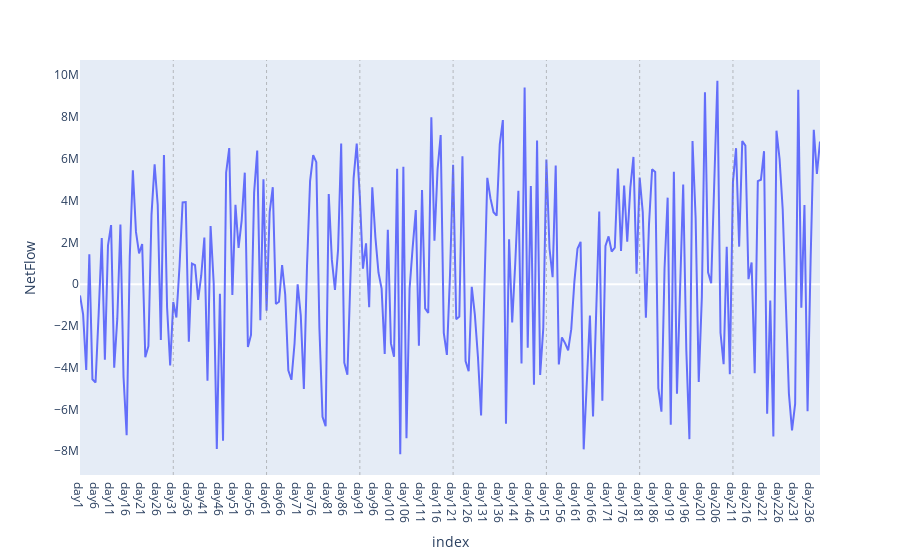
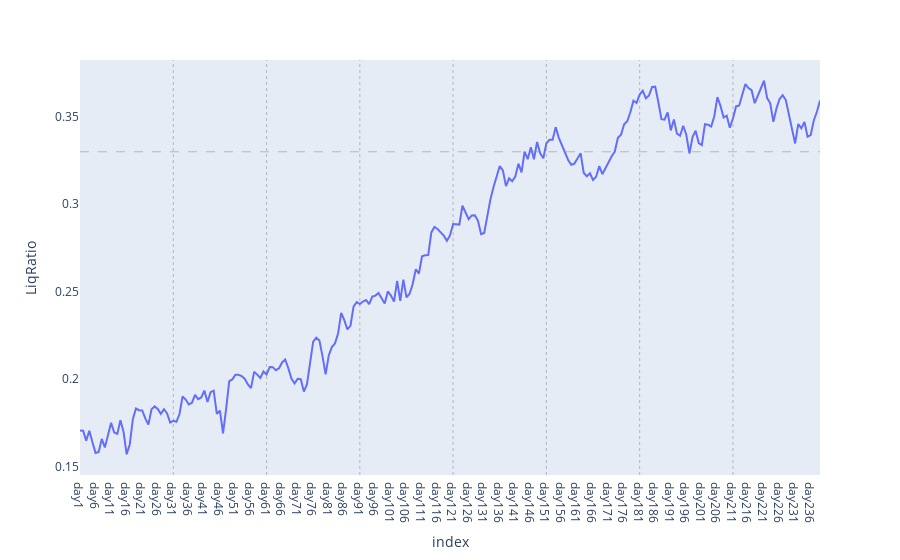
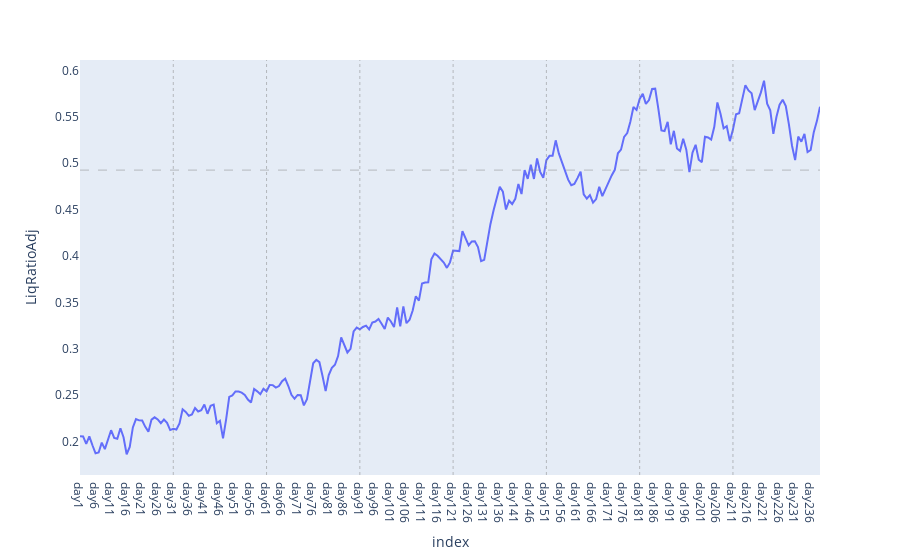

Notebook code for these charts, in order:
### Code cell
# Plot batch1
for col in df.columns:
    if col in ('NetFlow', 'LiqRatio', 'LiqRatioAdj', 'ControlLiqRatio'): #, 'LiqFloatingMCRatio', 'FloatingMCTreasuryPremium'):
        fig = df.plot(x=df.index, y=df[col])
        fig.layout.update(xaxis=dict(showgrid=False), yaxis=dict(showgrid=False))
        for i in range (params.short_cycle, params.horizon, params.short_cycle):
            fig.add_vline(x=i, line_width=0.5, line_dash="dot", line_color="grey")
        if col == 'LiqRatio':
            fig.add_hline(y=params.max_liq_ratio, line_width=0.5, line_dash="dash", line_color="grey")
        if col == 'LiqRatioAdj':
            fig.add_hline(y=params.max_liq_ratio/(1-params.max_liq_ratio), line_width=0.5, line_dash="dash", line_color="grey")
        if col == 'FloatingMCTreasuryPremium':
            fig.add_hline(y=params.min_premium_target, line_width=1, line_dash="dash", line_color="grey")
        fig.show()

### Figure 1 — Plotly figure (JSON) as saved in the notebook; plotly's stock layout.template omitted (floating-point values rounded to 4 significant figures; data arrays with more than 128 entries replaced by an {"elided": "..."} marker saying what was removed)
{"data": [{"hovertemplate": "index=%{x}<br>NetFlow=%{y}<extra></extra>", "legendgroup": "", "line": {"color": "#636efa", "dash": "solid"}, "marker": {"symbol": "circle"}, "mode": "lines", "name": "", "orientation": "v", "showlegend": false, "type": "scatter", "x": {"elided": "239 str values"}, "xaxis": "x", "y": {"elided": "239 float values"}, "yaxis": "y"}], "layout": {"legend": {"tracegroupgap": 0}, "margin": {"t": 60}, "shapes": [{"line": {"color": "grey", "dash": "dot", "width": 0.5}, "type": "line", "x0": 30, "x1": 30, "xref": "x", "y0": 0, "y1": 1, "yref": "y domain"}, {"line": {"color": "grey", "dash": "dot", "width": 0.5}, "type": "line", "x0": 60, "x1": 60, "xref": "x", "y0": 0, "y1": 1, "yref": "y domain"}, {"line": {"color": "grey", "dash": "dot", "width": 0.5}, "type": "line", "x0": 90, "x1": 90, "xref": "x", "y0": 0, "y1": 1, "yref": "y domain"}, {"line": {"color": "grey", "dash": "dot", "width": 0.5}, "type": "line", "x0": 120, "x1": 120, "xref": "x", "y0": 0, "y1": 1, "yref": "y domain"}, {"line": {"color": "grey", "dash": "dot", "width": 0.5}, "type": "line", "x0": 150, "x1": 150, "xref": "x", "y0": 0, "y1": 1, "yref": "y domain"}, {"line": {"color": "grey", "dash": "dot", "width": 0.5}, "type": "line", "x0": 180, "x1": 180, "xref": "x", "y0": 0, "y1": 1, "yref": "y domain"}, {"line": {"color": "grey", "dash": "dot", "width": 0.5}, "type": "line", "x0": 210, "x1": 210, "xref": "x", "y0": 0, "y1": 1, "yref": "y domain"}], "xaxis": {"anchor": "y", "domain": [0, 1], "showgrid": false, "title": {"text": "index"}}, "yaxis": {"anchor": "x", "domain": [0, 1], "showgrid": false, "title": {"text": "NetFlow"}}}}

### Figure 2 — Plotly figure (JSON) as saved in the notebook; plotly's stock layout.template omitted (floating-point values rounded to 4 significant figures; data arrays with more than 128 entries replaced by an {"elided": "..."} marker saying what was removed)
{"data": [{"hovertemplate": "index=%{x}<br>LiqRatio=%{y}<extra></extra>", "legendgroup": "", "line": {"color": "#636efa", "dash": "solid"}, "marker": {"symbol": "circle"}, "mode": "lines", "name": "", "orientation": "v", "showlegend": false, "type": "scatter", "x": {"elided": "239 str values"}, "xaxis": "x", "y": {"elided": "239 float values"}, "yaxis": "y"}], "layout": {"legend": {"tracegroupgap": 0}, "margin": {"t": 60}, "shapes": [{"line": {"color": "grey", "dash": "dot", "width": 0.5}, "type": "line", "x0": 30, "x1": 30, "xref": "x", "y0": 0, "y1": 1, "yref": "y domain"}, {"line": {"color": "grey", "dash": "dot", "width": 0.5}, "type": "line", "x0": 60, "x1": 60, "xref": "x", "y0": 0, "y1": 1, "yref": "y domain"}, {"line": {"color": "grey", "dash": "dot", "width": 0.5}, "type": "line", "x0": 90, "x1": 90, "xref": "x", "y0": 0, "y1": 1, "yref": "y domain"}, {"line": {"color": "grey", "dash": "dot", "width": 0.5}, "type": "line", "x0": 120, "x1": 120, "xref": "x", "y0": 0, "y1": 1, "yref": "y domain"}, {"line": {"color": "grey", "dash": "dot", "width": 0.5}, "type": "line", "x0": 150, "x1": 150, "xref": "x", "y0": 0, "y1": 1, "yref": "y domain"}, {"line": {"color": "grey", "dash": "dot", "width": 0.5}, "type": "line", "x0": 180, "x1": 180, "xref": "x", "y0": 0, "y1": 1, "yref": "y domain"}, {"line": {"color": "grey", "dash": "dot", "width": 0.5}, "type": "line", "x0": 210, "x1": 210, "xref": "x", "y0": 0, "y1": 1, "yref": "y domain"}, {"line": {"color": "grey", "dash": "dash", "width": 0.5}, "type": "line", "x0": 0, "x1": 1, "xref": "x domain", "y0": 0.33, "y1": 0.33, "yref": "y"}], "xaxis": {"anchor": "y", "domain": [0, 1], "showgrid": false, "title": {"text": "index"}}, "yaxis": {"anchor": "x", "domain": [0, 1], "showgrid": false, "title": {"text": "LiqRatio"}}}}

### Figure 3 — Plotly figure (JSON) as saved in the notebook; plotly's stock layout.template omitted (floating-point values rounded to 4 significant figures; data arrays with more than 128 entries replaced by an {"elided": "..."} marker saying what was removed)
{"data": [{"hovertemplate": "index=%{x}<br>LiqRatioAdj=%{y}<extra></extra>", "legendgroup": "", "line": {"color": "#636efa", "dash": "solid"}, "marker": {"symbol": "circle"}, "mode": "lines", "name": "", "orientation": "v", "showlegend": false, "type": "scatter", "x": {"elided": "239 str values"}, "xaxis": "x", "y": {"elided": "239 float values"}, "yaxis": "y"}], "layout": {"legend": {"tracegroupgap": 0}, "margin": {"t": 60}, "shapes": [{"line": {"color": "grey", "dash": "dot", "width": 0.5}, "type": "line", "x0": 30, "x1": 30, "xref": "x", "y0": 0, "y1": 1, "yref": "y domain"}, {"line": {"color": "grey", "dash": "dot", "width": 0.5}, "type": "line", "x0": 60, "x1": 60, "xref": "x", "y0": 0, "y1": 1, "yref": "y domain"}, {"line": {"color": "grey", "dash": "dot", "width": 0.5}, "type": "line", "x0": 90, "x1": 90, "xref": "x", "y0": 0, "y1": 1, "yref": "y domain"}, {"line": {"color": "grey", "dash": "dot", "width": 0.5}, "type": "line", "x0": 120, "x1": 120, "xref": "x", "y0": 0, "y1": 1, "yref": "y domain"}, {"line": {"color": "grey", "dash": "dot", "width": 0.5}, "type": "line", "x0": 150, "x1": 150, "xref": "x", "y0": 0, "y1": 1, "yref": "y domain"}, {"line": {"color": "grey", "dash": "dot", "width": 0.5}, "type": "line", "x0": 180, "x1": 180, "xref": "x", "y0": 0, "y1": 1, "yref": "y domain"}, {"line": {"color": "grey", "dash": "dot", "width": 0.5}, "type": "line", "x0": 210, "x1": 210, "xref": "x", "y0": 0, "y1": 1, "yref": "y domain"}, {"line": {"color": "grey", "dash": "dash", "width": 0.5}, "type": "line", "x0": 0, "x1": 1, "xref": "x domain", "y0": 0.4925, "y1": 0.4925, "yref": "y"}], "xaxis": {"anchor": "y", "domain": [0, 1], "showgrid": false, "title": {"text": "index"}}, "yaxis": {"anchor": "x", "domain": [0, 1], "showgrid": false, "title": {"text": "LiqRatioAdj"}}}}
